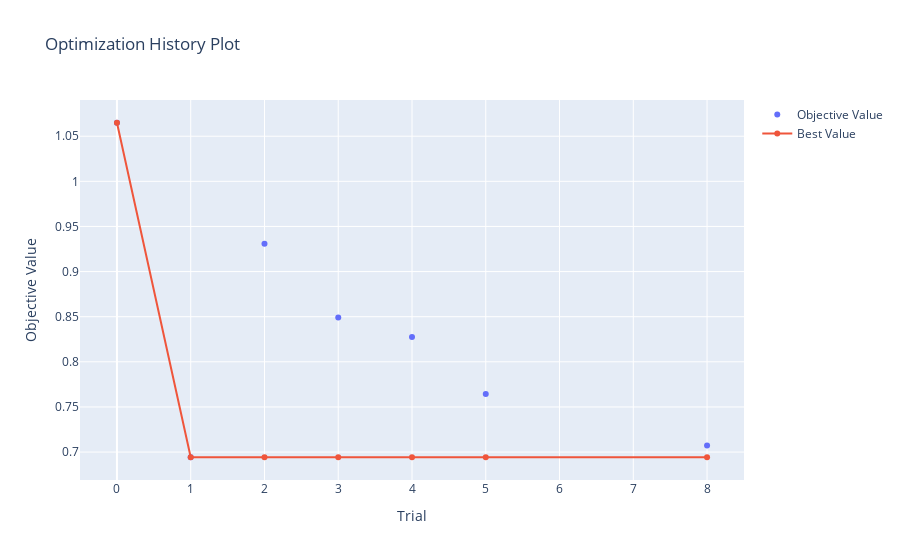

The cell this chart's notebook holds for it:
### Code cell
fig = optuna.visualization.plot_optimization_history(study)
graph_path = f"./figures/{params.MODEL_TYPE}/plot_optimization_history_graph"
fig.write_html(Path(f"{graph_path}.html"))
fig.write_image(Path(f"{graph_path}.png"))
fig.show()

### Figure 1 — Plotly figure (JSON) as saved in the notebook; plotly's stock layout.template omitted (floating-point values rounded to 4 significant figures)
{"data": [{"mode": "markers", "name": "Objective Value", "type": "scatter", "x": [0, 1, 2, 3, 4, 5, 8], "y": [1.065, 0.6942, 0.9308, 0.849, 0.8274, 0.7643, 0.7074]}, {"name": "Best Value", "type": "scatter", "x": [0, 1, 2, 3, 4, 5, 8], "y": [1.065, 0.6942, 0.6942, 0.6942, 0.6942, 0.6942, 0.6942]}], "layout": {"title": {"text": "Optimization History Plot"}, "xaxis": {"title": {"text": "Trial"}}, "yaxis": {"title": {"text": "Objective Value"}}}}
